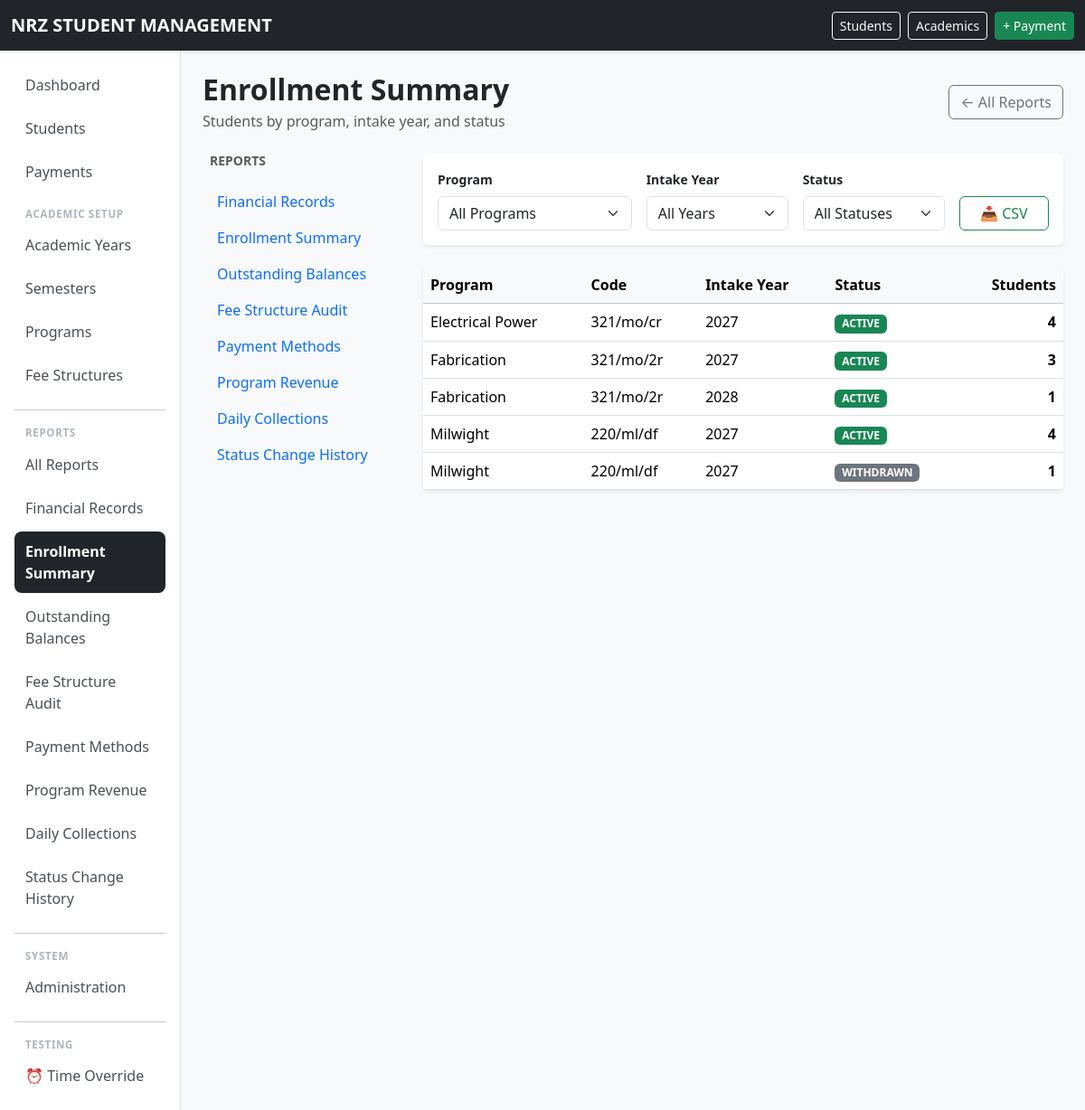
The app's page /reports/enrollment/ (signed in) with its own data.
### school/models.py (models this page shows, shortened)
class Program(models.Model):
    CATEGORY_CHOICES = [
        ("NC", "National Certificate"),
        ("NQ", "National Qualification"),
        ("OTHER", "Other"),
    ]
    code = models.CharField(
        max_length=30,
        unique=True,
    )
    name = models.CharField(
        max_length=150,
        unique=True,
    )
    description = models.TextField(
        blank=True,
    )
    duration_years = models.PositiveSmallIntegerField()
    category = models.CharField(
        max_length=10,
        choices=CATEGORY_CHOICES,
        default="OTHER",
    )
    active = models.BooleanField(
        default=True,
    )
    class Meta:
        ordering = ["name"]

class AcademicYear(models.Model):
    name = models.CharField(
        max_length=20,
        unique=True,
    )
    start_date = models.DateField()
    end_date = models.DateField()
    is_current = models.BooleanField(
        default=False,
    )
    class Meta:
        ordering = ["-name"]
        constraints = [
            models.UniqueConstraint(
                fields=["is_current"],
                condition=Q(is_current=True),
                name="only_one_current_academic_year",
            ),
        ]

### school/views.py (the view, shortened to what this page needs)
# urls.py: path("reports/enrollment/", views.enrollment_report, name="enrollment_report"),
@permission_required("school.view_student", raise_exception=True)
def enrollment_report(request):
    program_filter = _get_filtered_program(request)
    intake_year_filter = request.GET.get("intake_year")
    status_filter = request.GET.get("status")
    export_format = request.GET.get("format")
    data = enrollment_summary(
        program=program_filter,
        intake_year=intake_year_filter,
        status=status_filter,
    )
    program_ids = set(d["program__id"] for d in data)
    intake_year_ids = set(d["intake_year__id"] for d in data)
    programs = {p.id: p for p in Program.objects.filter(id__in=program_ids)}
    intake_years = {y.id: y for y in AcademicYear.objects.filter(id__in=intake_year_ids)}
    for row in data:
        row["program_obj"] = programs.get(row["program__id"])
        row["intake_year_obj"] = intake_years.get(row["intake_year__id"])
    from django.core.paginator import Paginator
    paginator = Paginator(data, 25)
    page_obj = paginator.get_page(request.GET.get("page"))
    all_programs = Program.objects.filter(active=True).order_by("name")
    all_intake_years = AcademicYear.objects.all().order_by("-name")
    context = {
        "page_obj": page_obj,
        "program_filter": program_filter,
        "intake_year_filter": intake_year_filter,
        "status_filter": status_filter,
        "all_programs": all_programs,
        "all_intake_years": all_intake_years,
        "status_choices": Student.STATUS_CHOICES,
        "today": get_current_date(),
        "report": next((r for r in REPORTS if r["view"] == "enrollment_report"), None),
        "reports": REPORTS,
    }
    return render(request, "school/reports/enrollment.html", context)

### school/context_processors.py (called while the page is built)
def time_override_enabled(request):
    return {
        'ENABLE_TIME_OVERRIDE': getattr(settings, 'ENABLE_TIME_OVERRIDE', False)
    }

### school/models.py (called while the page is built)
def enrollment_summary(program=None, intake_year=None, status=None):
    from django.db.models import Count
    students = Student.objects.all()
    if program:
        students = students.filter(program=program)
    if intake_year:
        students = students.filter(intake_year=intake_year)
    if status:
        students = students.filter(status=status.upper())
    return students.values(
        "program__id", "program__name", "program__code",
        "intake_year__id", "intake_year__name",
        "status"
    ).annotate(count=Count("id")).order_by("program__name", "intake_year__name", "status")

    @classmethod
    def get_frozen_time(cls):
        obj = cls.objects.first()
        return obj.frozen_datetime if obj else None

### school/utils/time_utils.py (called while the page is built)
def get_current_datetime():
    if getattr(settings, 'ENABLE_TIME_OVERRIDE', False):
        from school.models import TimeOverride
        frozen = TimeOverride.get_frozen_time()
        if frozen is not None:
            if timezone.is_naive(frozen):
                frozen = timezone.make_aware(frozen)
            return frozen
    return timezone.now()

def get_current_date():
    return get_current_datetime().date()

### school/views.py (called while the page is built)
def _get_filtered_program(request):
    program_id = request.GET.get("program")
    if program_id:
        try:
            return Program.objects.get(pk=program_id)
        except Program.DoesNotExist:
            pass
    return None

### templates/school/reports/enrollment.html (shortened to what this page needs)
{% extends "school/reports/_base.html" %}
{% load school_tags %}
{% block report_content %}
<form method="get" class="card border-0 shadow-sm mb-4 filter-form print-hidden">
    <div class="card-body">
        <div class="row g-3 align-items-end flex-wrap">
            <div class="col-12 col-md-4">
                <label class="form-label fw-semibold small">Program</label>
                <select name="program" class="form-select" onchange="this.form.submit()">
                    <option value="">All Programs</option>
                </select>
            </div>
            <div class="col-12 col-md-3">
                <label class="form-label fw-semibold small">Intake Year</label>
                <select name="intake_year" class="form-select" onchange="this.form.submit()">
                    <option value="">All Years</option>
                </select>
            </div>
            <div class="col-12 col-md-3">
                <label class="form-label fw-semibold small">Status</label>
                <select name="status" class="form-select" onchange="this.form.submit()">
                    <option value="">All Statuses</option>
                </select>
            </div>
            <div class="col-12 col-md-2">
                <div class="d-flex gap-2">
                    <a href="?format=csv"
                       class="btn btn-outline-success w-100">
                        📥 CSV
                    </a>
                </div>
            </div>
        </div>
    </div>
</form>
<div class="card border-0 shadow-sm">
    <div class="card-body p-0">
        <div class="table-responsive">
            <table class="table table-hover mb-0">
                <thead class="table-light">
                    <tr>
                        <th>Program</th>
                        <th>Code</th>
                        <th>Intake Year</th>
                        <th>Status</th>
                        <th class="text-end">Students</th>
                    </tr>
                </thead>
                <tbody>
                    {% for row in page_obj %}
                    <tr>
                        <td>{{ row.program_obj.name|default:"Unknown" }}</td>
                        <td>{{ row.program_obj.code|default:"" }}</td>
                        <td>{{ row.intake_year_obj.name|default:"Unknown" }}</td>
                        <td>
                            {% with status_label=row.status|slugify %}
                            <span class="badge
                                {% if row.status == 'ACTIVE' %}text-bg-success
                                {% elif row.status == 'DEFERRED' %}text-bg-warning
                                {% elif row.status == 'WITHDRAWN' %}text-bg-secondary
                                {% elif row.status == 'COMPLETED' %}text-bg-primary
                                {% else %}text-bg-light text-dark{% endif %}">
                                {{ row.status }}
                            </span>
                            {% endwith %}
                        </td>
                        <td class="text-end fw-bold">{{ row.count }}</td>
                    </tr>
                    {% empty %}
                    <tr>
                        <td colspan="5" class="text-center text-muted py-4">
                            No enrollment data found for the selected filters.
                        </td>
                    </tr>
                    {% endfor %}
                </tbody>
            </table>
        </div>
    </div>
</div>
{% endblock %}

### records on screen
Program: program_obj.name "Electrical Power", program_obj.code "321/mo/cr", intake_year_obj.name "2027", status "ACTIVE", count "4"
Program: program_obj.name "Fabrication", program_obj.code "321/mo/2r", intake_year_obj.name "2027", status "ACTIVE", count "3", intake_year_obj.name "2028", count "1"
Program: program_obj.name "Milwight", program_obj.code "220/ml/df", intake_year_obj.name "2027", status "ACTIVE", count "4", status "WITHDRAWN", count "1"

### other values on screen
{{ report.name }} "Enrollment Summary"
{{ report.desc }} "Students by program, intake year, and status"
{{ r.name }} "Financial Records" "Enrollment Summary" "Outstanding Balances" "Fee Structure Audit" "Payment Methods" "Program Revenue" "Daily Collections" "Status Change History"
